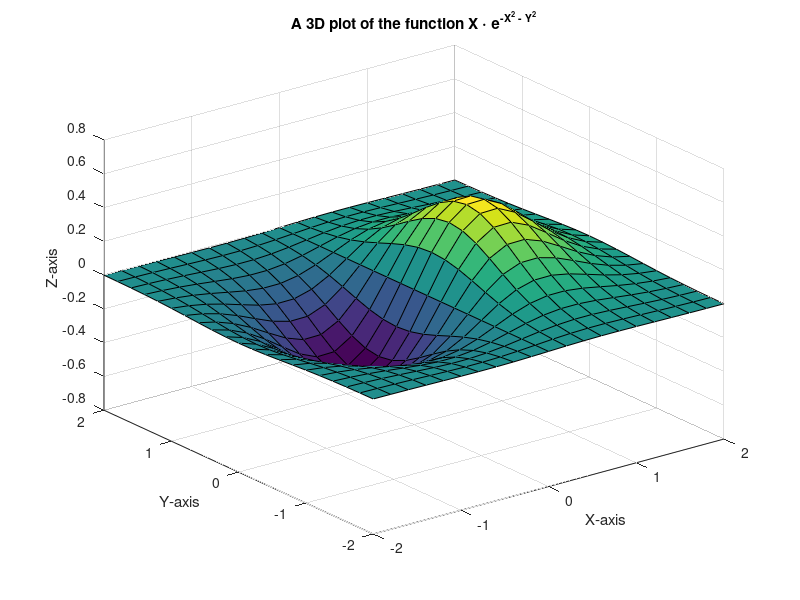

This figure's MATLAB source:
% These lines will not be shown in the listing within the document.
%
%

% Sample MATLAB code

% Create a 2D grid
[X,Y] = meshgrid(-2:.2:2, -2:.2:2);

% Compute the function
Z = X .* exp(-X.^2 - Y.^2);

% Display the surface
surf(X,Y,Z);

% Add labels
xlabel('X-axis');
ylabel('Y-axis');
zlabel('Z-axis');
title('A 3D plot of the function X \cdot e^{-X^2 - Y^2}');
